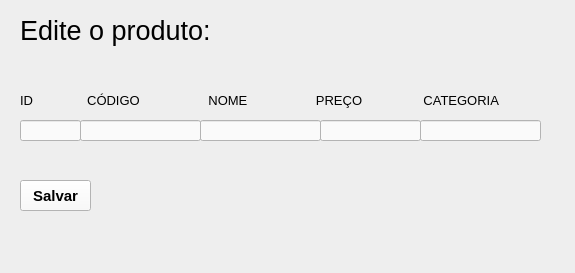
<?xml version="1.0" encoding="UTF-8"?>
<ui version="4.0">
 <class>MainWindow</class>
 <widget class="QMainWindow" name="MainWindow">
  <property name="geometry">
   <rect>
    <x>0</x>
    <y>0</y>
    <width>575</width>
    <height>273</height>
   </rect>
  </property>
  <property name="windowTitle">
   <string>MainWindow</string>
  </property>
  <property name="styleSheet">
   <string notr="true">background-color: rgb(238, 238, 238);
</string>
  </property>
  <widget class="QWidget" name="centralwidget">
   <widget class="QLabel" name="label">
    <property name="geometry">
     <rect>
      <x>20</x>
      <y>10</y>
      <width>201</width>
      <height>41</height>
     </rect>
    </property>
    <property name="font">
     <font>
      <pointsize>20</pointsize>
      <weight>50</weight>
      <bold>false</bold>
     </font>
    </property>
    <property name="text">
     <string>Edite o produto:</string>
    </property>
   </widget>
   <widget class="QLabel" name="label_2">
    <property name="geometry">
     <rect>
      <x>20</x>
      <y>90</y>
      <width>531</width>
      <height>21</height>
     </rect>
    </property>
    <property name="font">
     <font>
      <pointsize>10</pointsize>
      <weight>50</weight>
      <bold>false</bold>
     </font>
    </property>
    <property name="text">
     <string>ID               CÓDIGO                   NOME                   PREÇO                 CATEGORIA  </string>
    </property>
   </widget>
   <widget class="QLineEdit" name="lineEdit">
    <property name="geometry">
     <rect>
      <x>20</x>
      <y>120</y>
      <width>61</width>
      <height>21</height>
     </rect>
    </property>
    <property name="styleSheet">
     <string notr="true">background-color: rgb(250, 250, 250);</string>
    </property>
   </widget>
   <widget class="QLineEdit" name="lineEdit_2">
    <property name="geometry">
     <rect>
      <x>80</x>
      <y>120</y>
      <width>121</width>
      <height>21</height>
     </rect>
    </property>
    <property name="styleSheet">
     <string notr="true">background-color: rgb(250, 250, 250);</string>
    </property>
   </widget>
   <widget class="QLineEdit" name="lineEdit_3">
    <property name="geometry">
     <rect>
      <x>200</x>
      <y>120</y>
      <width>121</width>
      <height>21</height>
     </rect>
    </property>
    <property name="styleSheet">
     <string notr="true">background-color: rgb(250, 250, 250);</string>
    </property>
   </widget>
   <widget class="QLineEdit" name="lineEdit_4">
    <property name="geometry">
     <rect>
      <x>320</x>
      <y>120</y>
      <width>101</width>
      <height>21</height>
     </rect>
    </property>
    <property name="styleSheet">
     <string notr="true">background-color: rgb(250, 250, 250);</string>
    </property>
   </widget>
   <widget class="QLineEdit" name="lineEdit_5">
    <property name="geometry">
     <rect>
      <x>420</x>
      <y>120</y>
      <width>121</width>
      <height>21</height>
     </rect>
    </property>
    <property name="styleSheet">
     <string notr="true">background-color: rgb(250, 250, 250);</string>
    </property>
   </widget>
   <widget class="QPushButton" name="pushButton">
    <property name="geometry">
     <rect>
      <x>20</x>
      <y>180</y>
      <width>71</width>
      <height>31</height>
     </rect>
    </property>
    <property name="font">
     <font>
      <pointsize>11</pointsize>
      <weight>75</weight>
      <bold>true</bold>
     </font>
    </property>
    <property name="styleSheet">
     <string notr="true">background-color: rgb(250, 250, 250);</string>
    </property>
    <property name="text">
     <string>Salvar</string>
    </property>
   </widget>
  </widget>
  <widget class="QMenuBar" name="menubar">
   <property name="geometry">
    <rect>
     <x>0</x>
     <y>0</y>
     <width>575</width>
     <height>21</height>
    </rect>
   </property>
  </widget>
  <widget class="QStatusBar" name="statusbar"/>
 </widget>
 <resources/>
 <connections/>
</ui>
